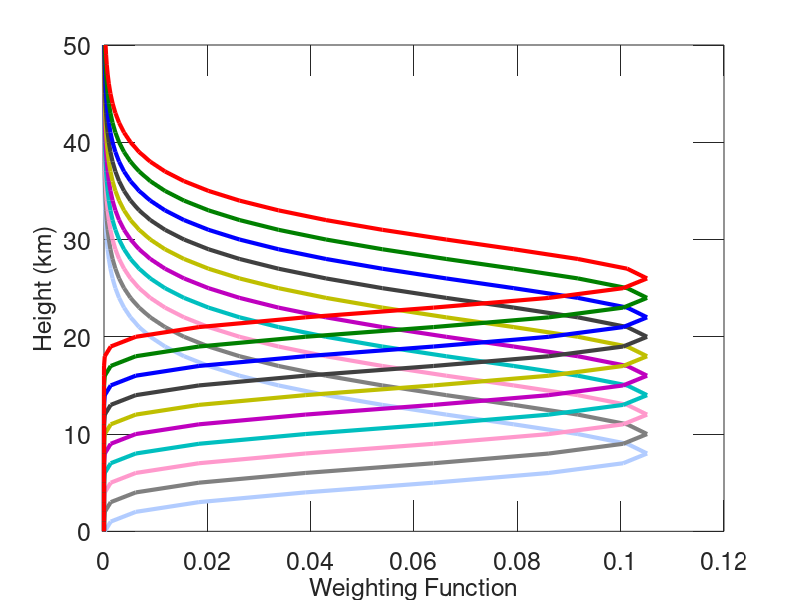

Write MATLAB code to recreate this figure. (Note: this script raises an error after producing the figure.)
% Project 1 (Temperature Retrieval)

clear all;

% initialize
nz= 51; % number of vertical layers
dz= 1;  % layer thickness
z = [0:dz:nz-1]; % vector of vertical layers (height) from 0 to 51 km

% get true x
load x_rad.dat;
xt = x_rad; 
nx = length(xt);

% get radiance obs
load y_rad.dat;
y=y_rad;
ny = length(y);

% get weighting function for each channel
load h1_rad.dat;
load h2_rad.dat;
load h3_rad.dat;
load h4_rad.dat;
load h5_rad.dat;
load h6_rad.dat;
load h7_rad.dat;
load h8_rad.dat;
load h9_rad.dat;
load h10_rad.dat;

% put them in a matrix (row by row)
H=[h1_rad;h2_rad;h3_rad;h4_rad;h5_rad; ...
   h6_rad;h7_rad;h8_rad;h9_rad;h10_rad];
[nrows, ncols]=size(H);

%==========================================================================
% plot H first and make sense of it
figure(1)
clf(1)

% line colors 
line=[0.7, 0.8, 1.0; ...
      0.5, 0.5, 0.5; ...
      1.0, 0.6, 0.8; ...
      0.0, 0.75, 0.75; ...
      0.75, 0.0, 0.75; ...
      0.75, 0.75, 0.0; ...
      0.25, 0.25, 0.25; ...
      0.0, 0.0, 1.0; ...
      0.0, 0.5, 0.0; ...
      1.0, 0.0, 0.0];

% plot weighting function for each channel
for i=1:nrows
    h2=plot(squeeze(H(i,:))',z,'LineWidth',3);
    set(h2,'Color',line(i,:));
    hold on;
end
set(gca,'Fontsize',18);
xlabel('Weighting Function','Fontsize',18);
ylabel('Height (km)','Fontsize',18);
set(gca,'TickLength',[0.05 0.05]);
legend toggle;
hl=legend({'1','2','3','4','5','6','7','8','9','10'});
grid on;
%==========================================================================

% now let's do some retrieval calculations (estimate a temperature profile
% given radiances data for 10 channels

% get guess temperature profiles (for problem 3) this is our prior profile
load xb_rad1.dat;
load xb_rad2.dat;


% main loop (we have 10 cases) 
ncases=10; % 1: problem 1, 2: problem 3a, 3: problem 3b, 4: problem 4a
           % 5: problem 4b, 6: problem 5a, 7: problem 5b, 8: problem 5c
           % 9: method 1, 10: method 2
          
for icase=1:ncases
    
    % set up R (error covariance for y)
    if (icase==4)
        eo = 10;                        % for problem 4: a case where error in y is larger
        R = diag ( ((eo/100).*y).^2);   % diagonal error covariance in y (uncorrelated channels)
        save R_prob4a.dat R -ASCII;

    elseif (icase==5)
        eo = 20;                        % for problem 4: a case where error in y is even larger
        R = diag ( ((eo/100).*y).^2);   % diagonal error covariance in y (uncorrelated channels)
        save R_prob4b.dat R -ASCII;
    else
        eo = 5;                         % percent relative error in y (problem 1)
        R = diag ( ((eo/100).*y).^2);   % diagonal error covariance in y (uncorrelated channels)
        save R_default.dat R -ASCII;
    end

    % set up P (error covariance for x)
    Pb = zeros(nz,nz);
    if (icase==6) 
        eb = 1;         % problem 5: a case where error in x is reall small
        L=3;
        for i=1:nz
            Pb(i,i) = eb^2;
            for j=1:i
                Pb(i,j)=sqrt(Pb(i,i)*Pb(j,j))*exp(- (z(i)-z(j))^2/L^2); % apply equation 
                Pb(j,i)=Pb(i,j);                                        % since it's symmetric 
            end
        end
        save Pb_prob5a.dat Pb -ASCII;

    elseif (icase==7)
        eb = 20;        % problem 5: a case where error in x is smaller
        L=3;
        for i=1:nz
            Pb(i,i) = eb^2;
            for j=1:i
                Pb(i,j)=sqrt(Pb(i,i)*Pb(j,j))*exp(- (z(i)-z(j))^2/L^2); % apply equation 
                Pb(j,i)=Pb(i,j);                                        % since it's symmetric 
            end
        end
        save Pb_prob5b.dat Pb -ASCII;
    else
        eb = 50;        % percent relative error in y (problem 1)
        if (icase==8)
            L=5;        % problem 5: a case where length scale is longer
            for i=1:nz
                Pb(i,i) = eb^2;
                for j=1:i
                    Pb(i,j)=sqrt(Pb(i,i)*Pb(j,j))*exp(- (z(i)-z(j))^2/L^2); % apply equation 
                    Pb(j,i)=Pb(i,j);                                        % since it's symmetric 
                end
            end
            save Pb_prob5c.dat Pb -ASCII;            
        else
            L=3;        % error correlation length scale in km
            for i=1:nz
                Pb(i,i) = eb^2;
                for j=1:i
                    Pb(i,j)=sqrt(Pb(i,i)*Pb(j,j))*exp(- (z(i)-z(j))^2/L^2); % apply equation 
                    Pb(j,i)=Pb(i,j);                                        % since it's symmetric 
                end
            end
            save Pb_default.dat Pb -ASCII;
        end

    end % icases
    

    % set up xb (guess profile)
    if (icase==2)
        xb = xb_rad1;   % problem 3: a case when your guess profile is different
    elseif (icase==3)
        xb = xb_rad2;   % problem 3: a case when your guess profile is different
    else
        xb = ones(nz,1)*260; % constant guess/prior profile of 260 K (for problem 1)
    end

    if (icase<=8)
        % find K of the solution
        K = Pb*H'*inv(R+H*Pb*H');

        % calculate averaging kernel A
        A = K*H;

        % estimate or retrieval
        xa = xb + K*(y-H*xb); 

        % estimate of error (not necessary for this project) 
        Pa = Pb - K*H*Pb;      
    elseif (icase==9)
        xa = inv(H'*H)*H'*y;
    elseif (icase==10)
        xa = inv(H'*H)*H'*inv(R)*y;
    end

    %======================================================================
    % now plot results

    h=figure(10+icase);
    clf(10+icase);
    set(h,'Position',[72 120 963 618]);
    subplot(1,2,1);
    plot(xb,z,'r-','Linewidth',2);
    hold on;
    plot(xa,z,'b-','Linewidth',2);
    hold on;
    plot(xt,z,'k-','Linewidth',2);
    hl=legend({'prior','retrieval','true'});
    set(gca,'Fontsize',18);
    xlabel('Temperature (K)','Fontsize',18);
    ylabel('Height (km)','Fontsize',18);
    xlim([180 300]);
    ylim([0 50]);
    
    set(gca,'TickLength',[0.05 0.05]);
    legend toggle;
    hl=legend({'Guess','Retrieval','True'});
    grid on;
    title(['Temperature Profiles for Case: ',num2str(icase)]); 


    subplot(1,2,2);
    plot(xb-xt,z,'r-','Linewidth',2);
    hold on;
    plot(xa-xt,z,'b-','Linewidth',2);
    hold on;
    hl=legend({'prior','retrieval'});
    set(gca,'Fontsize',18);
    xlabel('Temperature Bias (K)','Fontsize',18);
    ylabel('Height (km)','Fontsize',18);
    xlim([-50 50]);
    ylim([0 50]);
    
    set(gca,'TickLength',[0.05 0.05]);
    legend toggle;
    hl=legend({'Guess','Retrieval'});
    grid on;
    title(['Temperature Bias for Case: ',num2str(icase)]);     

    if (icase<=8)
        figure(20+icase);
        clf(20+icase);

        for i=1:nrows
            h2=plot(squeeze(A(i,:))',z,'LineWidth',3);
            set(h2,'Color',line(i,:));
            hold on;
        end
        set(gca,'Fontsize',18);
        xlabel('Averaging Kernel (unitless)','Fontsize',18);
        ylabel('Height (km)','Fontsize',18);
        xlim([-0.2 0.2]);
        ylim([0 50]);

        set(gca,'TickLength',[0.05 0.05]);
        legend toggle;
        hl=legend({'1','2','3','4','5','6','7','8','9','10'});
        grid on;
        title(['Averaging Kernel for Case: ',num2str(icase)]); 
    end
    
end % cases